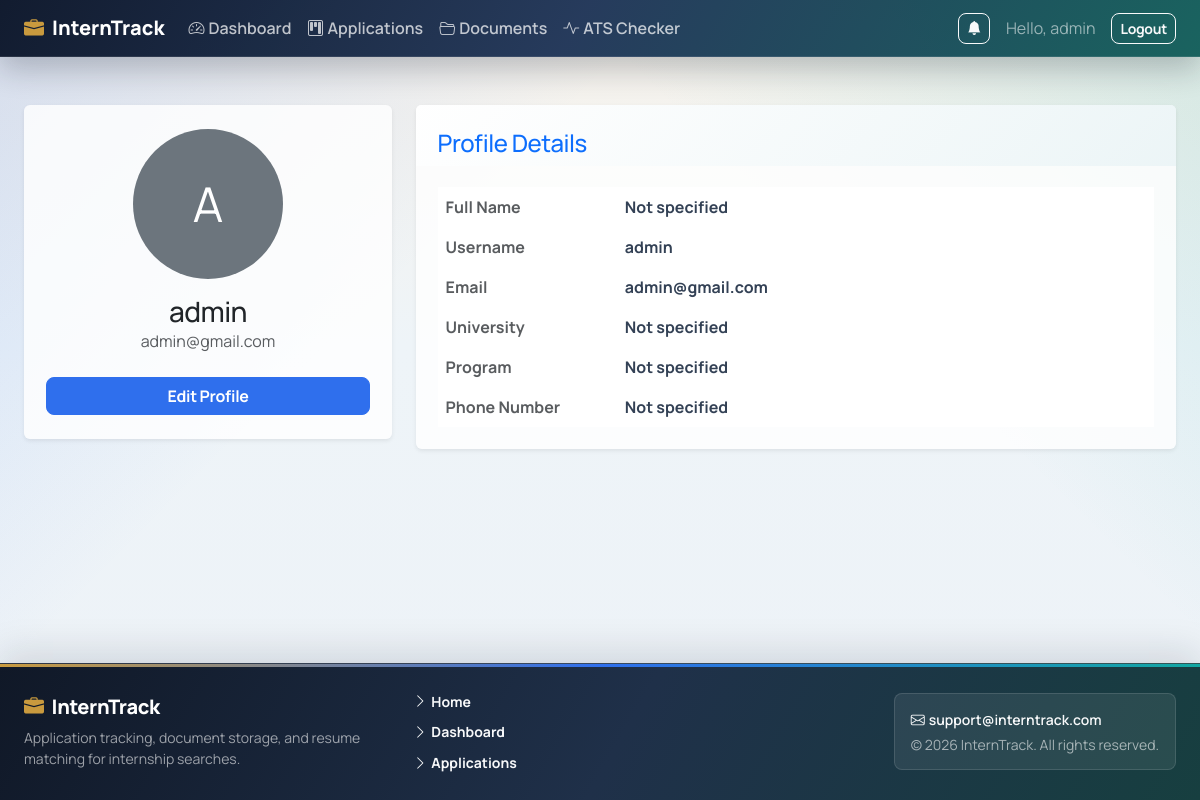
/accounts/profile/ (signed in), run on the app's committed database.
### accounts/models.py (models this page shows, shortened)
class UserProfile(models.Model):
    user = models.OneToOneField(User, on_delete=models.CASCADE)
    full_name = models.CharField(max_length=255, blank=True)
    university = models.CharField(max_length=255, blank=True)
    program = models.CharField(max_length=255, blank=True)
    phone_number = models.CharField(max_length=20, blank=True)
    profile_picture = models.ImageField(upload_to='profile_pictures/', blank=True, null=True)

### accounts/views.py (the view)
# urls.py: path('profile/', views.profile_view, name='profile'),
@login_required
def profile_view(request):
    return render(request, 'accounts/profile.html', {
        'user': request.user,
        'profile': request.user.userprofile
    })

### templates/accounts/profile.html (shortened to what this page needs)
{% extends "base.html" %}
{% block content %}
<div class="row py-4">
    <div class="col-md-4 mb-4">
        <div class="card shadow-sm border-0 text-center p-4">
            {% if profile.profile_picture %}
                <img src="{{ profile.profile_picture.url }}" class="rounded-circle mx-auto d-block mb-3" alt="Profile Picture" style="width: 150px; height: 150px; object-fit: cover;">
            {% else %}
                <div class="rounded-circle mx-auto d-flex align-items-center justify-content-center bg-secondary text-white mb-3" style="width: 150px; height: 150px; font-size: 3rem;">
                    {{ user.username|make_list|first|upper }}
                </div>
            {% endif %}
            <h3 class="mb-0">{{ profile.full_name|default:user.username }}</h3>
            <p class="text-muted">{{ user.email }}</p>
            <a href="{% url 'profile_edit' %}" class="btn btn-primary mt-2">Edit Profile</a>
        </div>
    </div>
    <div class="col-md-8">
        <div class="card shadow-sm border-0">
            <div class="card-header bg-white pb-0 border-0 pt-4">
                <h4 class="card-title text-primary">Profile Details</h4>
            </div>
            <div class="card-body">
                <table class="table table-borderless">
                    <tbody>
                        <tr>
                            <th scope="row" class="text-muted w-25">Full Name</th>
                            <td class="fw-bold">{{ profile.full_name|default:"Not specified" }}</td>
                        </tr>
                        <tr>
                            <th scope="row" class="text-muted">Username</th>
                            <td class="fw-bold">{{ user.username }}</td>
                        </tr>
                        <tr>
                            <th scope="row" class="text-muted">Email</th>
                            <td class="fw-bold">{{ user.email }}</td>
                        </tr>
                        <tr>
                            <th scope="row" class="text-muted">University</th>
                            <td class="fw-bold">{{ profile.university|default:"Not specified" }}</td>
                        </tr>
                        <tr>
                            <th scope="row" class="text-muted">Program</th>
                            <td class="fw-bold">{{ profile.program|default:"Not specified" }}</td>
                        </tr>
                        <tr>
                            <th scope="row" class="text-muted">Phone Number</th>
                            <td class="fw-bold">{{ profile.phone_number|default:"Not specified" }}</td>
                        </tr>
                    </tbody>
                </table>
            </div>
        </div>
    </div>
</div>
{% endblock %}

### templates/base.html (shortened to what this page needs)
<!doctype html>
{% load static %}
<html lang="en">
<head>
    <link href="https://cdn.jsdelivr.net/npm/bootstrap@5.3.3/dist/css/bootstrap.min.css" rel="stylesheet">
    <link href="https://cdn.jsdelivr.net/npm/bootstrap-icons@1.11.3/font/bootstrap-icons.min.css" rel="stylesheet">
    <link href="{% static 'css/interntrack.css' %}" rel="stylesheet">
</head>
<body class="app-shell d-flex flex-column min-vh-100">
<nav class="navbar navbar-expand-lg navbar-dark app-navbar">
    <div class="container-fluid px-4">
        <a class="navbar-brand d-flex align-items-center gap-2" href="{% url 'home' %}">
            <i class="bi bi-briefcase-fill brand-icon"></i>
            <span>InternTrack</span>
        </a>
        <div class="collapse navbar-collapse" id="mainNavbar">
            <ul class="navbar-nav me-auto mb-2 mb-lg-0">
                {% if user.is_authenticated %}
                <li class="nav-item">
                    <a class="nav-link" href="{% url 'dashboard:dashboard_home' %}"><i class="bi bi-speedometer2 me-1"></i>Dashboard</a>
                </li>
                <li class="nav-item">
                    <a class="nav-link" href="{% url 'application_list' %}"><i class="bi bi-kanban me-1"></i>Applications</a>
                </li>
                <li class="nav-item">
                    <a class="nav-link" href="{% url 'documents:document_list' %}"><i class="bi bi-folder2-open me-1"></i>Documents</a>
                </li>
                <li class="nav-item">
                    <a class="nav-link" href="{% url 'documents:ats_checker' %}"><i class="bi bi-activity me-1"></i>ATS Checker</a>
                </li>
                {% endif %}
            </ul>
            <div class="d-flex align-items-center gap-2">
                {% if user.is_authenticated %}
                    <div class="dropdown me-2">
                        <a class="btn btn-outline-light btn-sm position-relative"
                           href="#"
                           id="notifDropdown"
                           data-bs-toggle="dropdown"
                           aria-expanded="false"
                           title="Notifications">
                            <i class="bi bi-bell-fill"></i>
                        </a>
                    </div>
                    <a class="navbar-text text-decoration-none me-2" href="{% url 'profile' %}">
                        Hello, {{ user.get_full_name|default:user.first_name|default:user.username }}
                    </a>
                    <form method="post" action="{% url 'logout' %}">
                        <button type="submit" class="btn btn-outline-light btn-sm">Logout</button>
                    </form>
                {% else %}
                    <a class="btn btn-outline-light btn-sm" href="{% url 'login' %}">Login</a>
                    <a class="btn btn-primary btn-sm" href="{% url 'register' %}">Register</a>
                {% endif %}
            </div>
        </div>
    </div>
</nav>
<main class="app-main container-fluid px-4 py-4 flex-grow-1">
    {% block content %}{% endblock %}
</main>
<footer class="app-footer text-light mt-auto py-4">
    <div class="container-fluid px-4">
        <div class="row g-3 align-items-center">
            <div class="col-md-4">
                <h2 class="h5 mb-2 d-flex align-items-center gap-2">
                    <i class="bi bi-briefcase-fill brand-icon"></i>
                    <span>InternTrack</span>
                </h2>
                <p class="small text-secondary mb-0">Application tracking, document storage, and resume matching for internship searches.</p>
            </div>
            <div class="col-md-4">
                <ul class="list-unstyled small mb-0 d-grid gap-1">
                    <li><a class="link-light link-offset-2 link-underline-opacity-0 link-underline-opacity-75-hover" href="{% url 'home' %}"><i class="bi bi-chevron-right me-1"></i>Home</a></li>
                    {% if user.is_authenticated %}
                    <li><a class="link-light link-offset-2 link-underline-opacity-0 link-underline-opacity-75-hover" href="{% url 'dashboard:dashboard_home' %}"><i class="bi bi-chevron-right me-1"></i>Dashboard</a></li>
                    <li><a class="link-light link-offset-2 link-underline-opacity-0 link-underline-opacity-75-hover" href="{% url 'application_list' %}"><i class="bi bi-chevron-right me-1"></i>Applications</a></li>
                    {% endif %}
                </ul>
            </div>
            <div class="col-md-4 text-md-end small text-secondary">
                <div class="footer-contact-card text-md-start">
                    <div class="text-light fw-semibold"><i class="bi bi-envelope me-1"></i>support@interntrack.com</div>
                    <div class="text-secondary mt-1">&copy; {% now "Y" %} InternTrack. All rights reserved.</div>
                </div>
            </div>
        </div>
    </div>
</footer>
</body>
</html>

### static/css/interntrack.css (style rules this page uses)
:root { --it-font-sans: "Manrope", "Segoe UI", sans-serif; --it-bg: #eef4f8; --it-surface: rgba(255, 255, 255, 0.82); --it-surface-strong: #ffffff; --it-ink: #172033; --it-muted: #5f6f85; --it-border: rgba(123, 143, 166, 0.28); --it-primary: #2f6fed; --it-primary-dark: #214db3; --it-success: #0f9f6e; --it-warning: #c87915; --it-danger: #dc2626; --it-gold: #c99a3e; --it-teal: #12a7a2; --it-berry: #9b3f73; --it-shadow: 0 18px 42px rgba(28, 41, 61, 0.14); }
body.app-shell { background: linear-gradient(135deg, rgba(47, 111, 237, 0.16), transparent 34%), linear-gradient(225deg, rgba(18, 167, 162, 0.14), transparent 32%), linear-gradient(180deg, #f7f2ea 0%, #eef4f8 43%, #edf2f7 100%); color: var(--it-ink); font-family: var(--it-font-sans); min-height: 100vh; text-rendering: optimizeLegibility; }
h1, h2, h3, h4, h5, h6, .navbar-brand, .btn { letter-spacing: -0.02em; }
.app-navbar { background: linear-gradient(120deg, rgba(14, 24, 43, 0.98), rgba(34, 55, 89, 0.98) 48%, rgba(22, 96, 93, 0.98)); border-bottom: 1px solid rgba(255, 255, 255, 0.1); box-shadow: 0 12px 30px rgba(15, 23, 42, 0.24); }
.app-navbar .navbar-brand { font-weight: 800; letter-spacing: 0; }
.brand-icon { color: var(--it-gold); }
.app-navbar .nav-link { border-radius: 8px; color: rgba(255, 255, 255, 0.72); font-weight: 600; padding-inline: 0.85rem; }
.app-main { max-width: 1500px; width: 100%; }
.app-footer { background: linear-gradient(120deg, #101827, #1f3049 52%, #173f40); border-top: 1px solid rgba(255, 255, 255, 0.12); box-shadow: 0 -12px 34px rgba(15, 23, 42, 0.12); color: rgba(255, 255, 255, 0.86); position: relative; }
.app-footer::before { background: linear-gradient(90deg, var(--it-gold), var(--it-primary), var(--it-teal)); content: ""; height: 3px; left: 0; position: absolute; right: 0; top: 0; }
.app-footer h2 { color: #fff; font-weight: 800; }
.app-footer p, .app-footer .text-secondary { color: rgba(255, 255, 255, 0.58) !important; }
.app-footer a { color: rgba(255, 255, 255, 0.82); display: inline-flex; font-weight: 700; padding: 0.18rem 0; }
.footer-contact-card { background: rgba(255, 255, 255, 0.08); border: 1px solid rgba(255, 255, 255, 0.12); border-radius: 8px; display: inline-block; padding: 0.9rem 1rem; }
.card > .card-body, .card > .card-header, .card.p-4, form.card { padding-left: 1.35rem !important; padding-right: 1.35rem !important; }
.card > .card-body, form.card { padding-bottom: 1.35rem !important; padding-top: 1.35rem !important; }
.card > .card-header { padding-bottom: 1rem; padding-top: 1rem; }
.card { background: var(--it-surface); border-color: var(--it-border); box-shadow: 0 12px 30px rgba(28, 41, 61, 0.08); }
.card > .card-header, .it-card > .card-header.bg-white { background: linear-gradient(135deg, rgba(255, 255, 255, 0.92), rgba(234, 244, 246, 0.86)) !important; color: var(--it-ink); }
.btn { border-radius: 8px; font-weight: 700; }
.btn-primary { background: var(--it-primary); border-color: var(--it-primary); }
.table { margin-bottom: 0; }
.table tbody td { color: #334155; vertical-align: middle; }

### data on the page
UserProfile: full_name "admin", full_name "Not specified", university "Not specified", program "Not specified", phone_number "Not specified"

### other printed values
{{ user.get_full_name|default:user.first_name|default:user.username }} "admin"
{{ user.username|make_list|first|upper }} "A"
{{ user.email }} "admin@gmail.com"
{{ user.username }} "admin"
